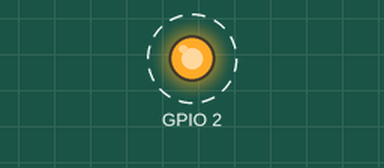
Bench run of a sketch on a simulated ESP32. On the bench: output pins drawn as LEDs (lit = HIGH). Dashed ring = blinking. What the sketch prints to the serial monitor is not drawn.

Above: at 0.3 s.
Timing chart, 0 to 3.0 s (numbered marks = the images above):
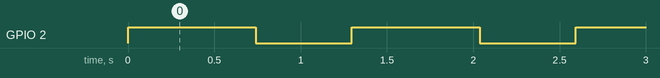

The sketch:

software_para_teste.ino
```cpp
void setup()
{
  pinMode(2, OUTPUT);
  digitalWrite(2, LOW);
  Serial.begin(115200);

}

void loop()
{
  Serial.println("Hello ESP32 on Arduino IDE");
  digitalWrite(2, HIGH);
  delay(741);
  digitalWrite(2,  LOW);
  delay(555);

}
```

Measured:
- by itself, GPIO 2: alternates HIGH for 0.74 s and LOW for 0.56 s
